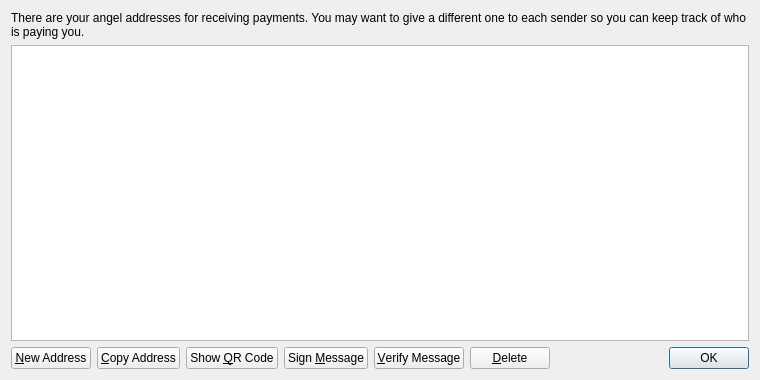
<?xml version="1.0" encoding="UTF-8"?>
<ui version="4.0">
 <class>AddressBookPage</class>
 <widget class="QWidget" name="AddressBookPage">
  <property name="geometry">
   <rect>
    <x>0</x>
    <y>0</y>
    <width>760</width>
    <height>380</height>
   </rect>
  </property>
  <property name="windowTitle">
   <string>Address Book</string>
  </property>
  <layout class="QVBoxLayout" name="verticalLayout">
   <item>
    <widget class="QLabel" name="labelExplanation">
     <property name="text">
      <string>There are your angel addresses for receiving payments. You may want to give a different one to each sender so you can keep track of who is paying you.</string>
     </property>
     <property name="textFormat">
      <enum>Qt::PlainText</enum>
     </property>
     <property name="wordWrap">
      <bool>true</bool>
     </property>
    </widget>
   </item>
   <item>
    <widget class="QTableView" name="tableView">
     <property name="contextMenuPolicy">
      <enum>Qt::CustomContextMenu</enum>
     </property>
     <property name="toolTip">
      <string>Double-click to edit address or label</string>
     </property>
     <property name="tabKeyNavigation">
      <bool>false</bool>
     </property>
     <property name="alternatingRowColors">
      <bool>true</bool>
     </property>
     <property name="selectionMode">
      <enum>QAbstractItemView::SingleSelection</enum>
     </property>
     <property name="selectionBehavior">
      <enum>QAbstractItemView::SelectRows</enum>
     </property>
     <property name="sortingEnabled">
      <bool>true</bool>
     </property>
     <attribute name="verticalHeaderVisible">
      <bool>false</bool>
     </attribute>
    </widget>
   </item>
   <item>
    <layout class="QHBoxLayout" name="horizontalLayout">
     <item>
      <widget class="QPushButton" name="newAddressButton">
       <property name="toolTip">
        <string>Create a new address</string>
       </property>
       <property name="text">
        <string>&amp;New Address</string>
       </property>
       <property name="icon">
        <iconset resource="../bitcoin.qrc">
         <normaloff>:/icons/add</normaloff>:/icons/add</iconset>
       </property>
      </widget>
     </item>
     <item>
      <widget class="QPushButton" name="copyToClipboard">
       <property name="toolTip">
        <string>Copy the currently selected address to the system clipboard</string>
       </property>
       <property name="text">
        <string>&amp;Copy Address</string>
       </property>
       <property name="icon">
        <iconset resource="../bitcoin.qrc">
         <normaloff>:/icons/editcopy</normaloff>:/icons/editcopy</iconset>
       </property>
      </widget>
     </item>
     <item>
      <widget class="QPushButton" name="showQRCode">
       <property name="text">
        <string>Show &amp;QR Code</string>
       </property>
       <property name="icon">
        <iconset resource="../bitcoin.qrc">
         <normaloff>:/icons/qrcode</normaloff>:/icons/qrcode</iconset>
       </property>
      </widget>
     </item>
     <item>
      <widget class="QPushButton" name="signMessage">
       <property name="toolTip">
        <string>Sign a message to prove you own a angel address</string>
       </property>
       <property name="text">
        <string>Sign &amp;Message</string>
       </property>
       <property name="icon">
        <iconset resource="../bitcoin.qrc">
         <normaloff>:/icons/edit</normaloff>:/icons/edit</iconset>
       </property>
      </widget>
     </item>
     <item>
      <widget class="QPushButton" name="verifyMessage">
       <property name="toolTip">
        <string>Verify a message to ensure it was signed with a specified angel address</string>
       </property>
       <property name="text">
        <string>&amp;Verify Message</string>
       </property>
       <property name="icon">
        <iconset resource="../bitcoin.qrc">
         <normaloff>:/icons/transaction_0</normaloff>:/icons/transaction_0</iconset>
       </property>
      </widget>
     </item>
     <item>
      <widget class="QPushButton" name="deleteButton">
       <property name="toolTip">
        <string>Delete the currently selected address from the list</string>
       </property>
       <property name="text">
        <string>&amp;Delete</string>
       </property>
       <property name="icon">
        <iconset resource="../bitcoin.qrc">
         <normaloff>:/icons/remove</normaloff>:/icons/remove</iconset>
       </property>
      </widget>
     </item>
     <item>
      <spacer name="horizontalSpacer">
       <property name="orientation">
        <enum>Qt::Horizontal</enum>
       </property>
       <property name="sizeHint" stdset="0">
        <size>
         <width>40</width>
         <height>20</height>
        </size>
       </property>
      </spacer>
     </item>
     <item>
      <widget class="QDialogButtonBox" name="buttonBox">
       <property name="sizePolicy">
        <sizepolicy hsizetype="Maximum" vsizetype="Fixed">
         <horstretch>0</horstretch>
         <verstretch>0</verstretch>
        </sizepolicy>
       </property>
       <property name="standardButtons">
        <set>QDialogButtonBox::Ok</set>
       </property>
      </widget>
     </item>
    </layout>
   </item>
  </layout>
 </widget>
 <resources>
  <include location="../bitcoin.qrc"/>
 </resources>
 <connections/>
</ui>
